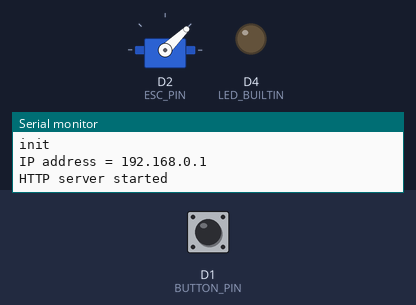
A sketch run on a simulated ESP8266 (NodeMCU). On the bench: servo, output pins drawn as LEDs (lit = HIGH, except the on-board LED, lit = LOW), the last lines printed to the serial monitor. Dashed ring = blinking. The test bench sets the inputs (shaded band); at power-on: D1 (BUTTON_PIN) HIGH. WiFi joins after 1.5 s; servers stay silent unless stated; EEPROM starts erased.

Above: at 4.2 s.
4.3 s: D1 (BUTTON_PIN) pulled LOW for 0.15 s
At 5.29 s:
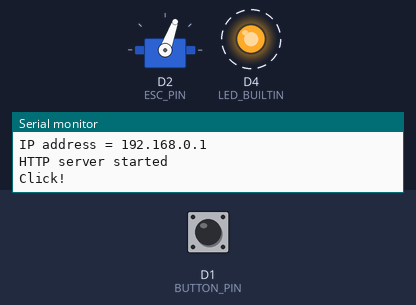
At 7.2 s:
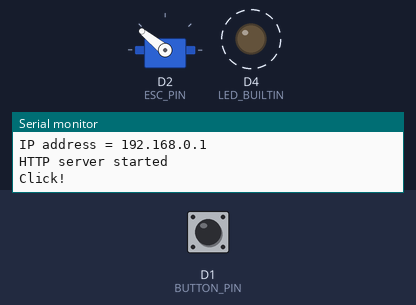
7.4 s: D1 (BUTTON_PIN) pulled LOW for 1 s
At 10.2 s:
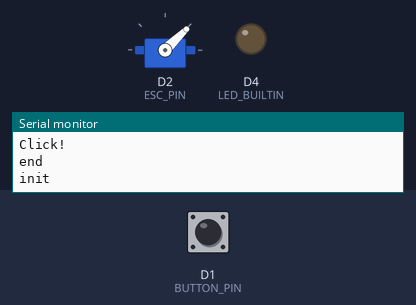
Timing chart, 0 to 11.7 s (numbered marks = the images above; inputs shaded):
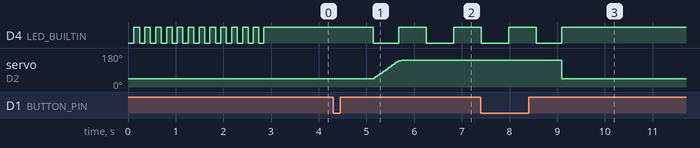

The sketch:

d1-timer.ino
```cpp
#include <Servo.h>
#include "tick.h"
#include "ramp.h"
#include "delay.h"
#include "button.h"
#include "wifi.h"
#include "web.h"
#include "vars.h"
#include "blink.h"

#define AP_SSID     "TIMER_00001"

#define BUTTON_PIN  D1
#define ESC_PIN     D2

#define SERVO_MIN   1000
#define SERVO_MAX   2000

#define THROTTLE_OFF SERVO_MIN
#define THROTTLE_FULL SERVO_MAX

Servo throttle;
Tick timer;
Ramp rampUp(THROTTLE_OFF, THROTTLE_FULL);
Ramp rampDown(THROTTLE_FULL, THROTTLE_OFF);
Delay esc;
Delay pause;
Blink escBlink(LED_BUILTIN, 100);
Blink runBlink(LED_BUILTIN, 500);
Button button(BUTTON_PIN);
Button cancelButton(BUTTON_PIN);
Web server(80);
Wifi wifi;

// Calling .writeMicroseconds too frequently corrupts millis()
// This is for rate limiting:
byte throttleCount = 0;
int throttleValue;
#define THROTTLE_BANDGAP 20
#define THROTTLE_RATE 50
void setThrottle(int value)
{
	throttleCount++;
	if (
		std::abs(value - throttleValue) > THROTTLE_BANDGAP ||
		throttleCount > THROTTLE_RATE
	)
	{
		throttleValue = value;
		throttleCount = 0;
		throttle.writeMicroseconds(value);
	}
}

void initialize()
{
	Serial.println("init");
	setThrottle(THROTTLE_OFF);
	button.init();
	cancelButton.init();
	digitalWrite(LED_BUILTIN, HIGH);
}

void setup()
{
	pinMode(LED_BUILTIN, OUTPUT);
	pinMode(ESC_PIN, OUTPUT);
	pinMode(BUTTON_PIN, INPUT_PULLUP);

	initVars();
	readVars();

	Serial.begin(115200);
	delay(10);

	throttle.attach(ESC_PIN);

	int check = digitalRead(BUTTON_PIN);

	// Throttle calibration
	if (check == LOW)
	{
		Serial.println("Calibration");
		setThrottle(THROTTLE_FULL);
		button.init();
		while (1)
		{
			if (timer.tick())
			{
				check = digitalRead(BUTTON_PIN);
				ESP.wdtFeed();
				if (check == HIGH)
				{
					setThrottle(THROTTLE_OFF);
					break;
				}
			}
		}
	}

	esc.init(2.5);
	initialize();

	wifi.initAP(AP_SSID);
	// wifi.initClient("MY_WIFI", "PASSWORD");
	server.init();
}

byte runState = 0;

void loop()
{
	server.run();

	if (timer.tick())
	{
		if (esc.wait())
		{ // wait for ESC to initialize
			escBlink.blink();
			setThrottle(THROTTLE_OFF);
		}
		else
		{
			if (runState == 0)
			{
				runState = 1;
				escBlink.stop();
			}

			if (button.click())
			{
				if (button.once)
				{
					int throttleMax = THROTTLE_OFF + (((THROTTLE_FULL - THROTTLE_OFF) * vars.max) / 255);

					Serial.println("Click!");

					rampUp.setTo(throttleMax);
					rampUp.init(vars.rampUp);
					pause.init(vars.cruise);
					rampDown.setFrom(throttleMax);
					rampDown.init(vars.rampDown);
				}
				run();
			}
			else
			{
				setThrottle(THROTTLE_OFF);
			}
		}
	}
}

void run()
{
	runBlink.blink();
	if (rampUp.run())
	{
		setThrottle(std::round(rampUp.value));
		if (cancelButton.click())
		{
			end();
		}
	}
	else if (pause.wait())
	{
		setThrottle(std::round(rampUp.value));
		if (cancelButton.click())
		{
			end();
		}
	}
	else if (rampDown.run())
	{
		setThrottle(std::round(rampDown.value));
		if (cancelButton.click())
		{
			end();
		}
	}
	else
	{
		end();
	}
}

void end()
{
	Serial.println("end");
	runBlink.stop();
	initialize();
}
```

blink.h
```cpp
#ifndef BLINK
#define BLINK

class Blink
{
private:
	int count;
	int interval;
	byte state;
	uint8_t pin;

public:
	Blink(uint8_t pin, int interval)
	{
		this->interval = interval;
		this->pin = pin;
		this->state = 0;
		stop();
	}

	void blink()
	{
		count++;

		if (count < interval)
		{
			if (state != 1)
			{
				state = 1;
				digitalWrite(pin, LOW);
			}
		}
		else
		{
			if (count > (interval * 2))
			{
				count = 0;
			}
			if (state != 0)
			{
				state = 0;
				digitalWrite(pin, HIGH);
			}
		}
	}

	void stop()
	{
		if (count != 0)
		{
			count = 0;
			if (state != 0)
			{
				state = 0;
				digitalWrite(pin, HIGH);
			}
		}
	}
};

#endif
```

button.h
```cpp
class Button
{
private:
	uint8_t pin;
	int count;
	int state;
	int longCount;
	int doubleCount;
	int doubleState;
	bool clicked;

public:
	bool once;

	Button(uint8_t pin)
	{
		this->pin = pin;
		init();
	}

	void init()
	{
		count = 0;
		state = 0;
		longCount = 0;
		doubleCount = 0;
		doubleState = 0;
		clicked = false;
		once = false;
	}

	void softwareClick()
	{
		state = 3;
	}

	bool click()
	{
		int value = digitalRead(pin);

		switch (state)
		{
		case 0:
			if (value == LOW && !clicked)
			{
				state = 1;
				count = 0;
			}
			break;
		case 1:
			count++;
			if (value == HIGH)
			{
				if (count < 1000 && !clicked)
				{
					state = 2;
				}
				else
				{
					state = 0;
				}
				count = 0;
			}
			break;
		case 2:
			count++;
			if (value == LOW)
			{
				state = 0;
				count = 0;
			}
			if (count > 600 && !clicked)
			{
				state = 3;
			}
			break;
		case 3:
			once = !clicked;
			clicked = 1;
			return true;
		}
		return false;
	}

	bool longClick()
	{
		int value = digitalRead(pin);

		if (value == LOW && !clicked && longCount < 2000)
		{
			longCount++;
		}
		else
		{
			if (longCount >= 2000)
			{
				once = !clicked;
				clicked = true;
				return true;
			}
			else
			{
				longCount = 0;
			}
		}
		return false;
	}

	bool doubleClick()
	{
		int value = digitalRead(pin);

		switch (doubleState)
		{
		case 0:
			if (value == LOW && !clicked)
			{
				doubleState = 1;
				doubleCount = 0;
			}
			break;
		case 1:
			doubleCount++;
			if (value == HIGH)
			{
				if (doubleCount < 500 && !clicked)
				{
					doubleState = 2;
				}
				else
				{
					doubleState = 0;
				}
				doubleCount = 0;
			}
			break;
		case 2:
			doubleCount++;
			if (value == LOW)
			{
				if (doubleCount < 500 && !clicked)
				{
					doubleState = 3;
				}
				else
				{
					doubleState = 0;
				}
				doubleCount = 0;
			}
			break;
		case 3:
			doubleCount++;
			if (value == HIGH)
			{
				if (doubleCount < 1000 && !clicked)
				{
					doubleState = 4;
				}
				else
				{
					doubleState = 0;
				}
				doubleCount = 0;
			}
			break;
		case 4:
			if (!clicked)
			{
				doubleCount++;
			}

			if (doubleCount > 500)
			{
				once = !clicked;
				clicked = 1;
				return true;
			}
		}
		return false;
	}
};
```

delay.h
```cpp
class Delay
{
private:
	uint32_t timeout;
	uint32_t tick;

public:
	Delay() {}

	void init(float seconds)
	{
		tick = 0;
		timeout = seconds * 1000;
	}

	bool wait()
	{
		tick++;
		if (tick >= timeout)
		{
			return false;
		}
		return true;
	}
};
```

ramp.h
```cpp
class Ramp
{
private:
	int from;
	int to;
	float increment;
	float _value;

public:
	int value;

	Ramp(int from, int to)
	{
		this->from = from;
		this->to = to;
	}

	// assuming 1ms tick
	void init(float seconds)
	{
		if (seconds == 0)
		{
			increment = std::abs(to - from);
		}
		else
		{
			increment = (1 / seconds) * ((float)std::abs(to - from) / 1000.0);
		}
		value = from;
		_value = value;
	}

	void setFrom(int value)
	{
		from = value;
	}

	void setTo(int value)
	{
		to = value;
	}

	bool run()
	{
		if (from < to)
		{
			if (value < to)
			{
				_value += increment;
				value = _value;
				return true;
			}
			else
			{
				return false;
			}
		}
		else
		{
			if (value > to)
			{
				_value -= increment;
				value = _value;
				return true;
			}
			else
			{
				return false;
			}
		}
	}
};
```

tick.h
```cpp
#ifndef TICK
#define TICK

#define SECOND
#define SECONDS

// 1 millisecond tick
class Tick
{
private:
	uint32_t _tick;

public:
	Tick()
	{
		_tick = 0;
	}

	bool tick()
	{
		uint32_t t = millis();
		if (t != _tick)
		{
			_tick = t;
			return true;
		}
		return false;
	}
};

#endif
```

vars.h
```cpp
#include <EEPROM.h>

extern struct Vars vars;

#ifndef VARS_H
#define VARS_H

const uint32_t MAGIC = 0xabcdef00;

struct Vars
{
	uint32_t magic;
	byte max;
	float rampUp;
	float cruise;
	float rampDown;
};

Vars vars;

void initVars()
{
	EEPROM.begin(sizeof(vars));
}

void saveVars()
{
	EEPROM.put(0, vars);
	EEPROM.commit();
}

Vars *readVars()
{
	EEPROM.get(0, vars);

	if (vars.magic != MAGIC)
	{
		// defaults:
		vars.magic = MAGIC;
		vars.max = 255;
		vars.rampUp = 0.5;
		vars.cruise = 10;
		vars.rampDown = 1.5;

		saveVars();
	}

	return &vars;
}

#endif
```

web.h
```cpp
#include <ESP8266WebServer.h>
#include "vars.h"

class Web
{
private:
	ESP8266WebServer server;

	// Function to handle the root URL (/)
	void handleRoot()
	{
		Serial.println("handling request ..");
		Vars *v = readVars();

		String html = R"(<!DOCTYPE html><html>
				<head>
					<meta name="viewport" content="width=device-width, initial-scale=1.0">
					<style>
						* {
							font-size: 1rem;
							font-family: sans-serif;
						}
						html {
							display: flex;
							justify-content: center;
						}
						body {
							display: inline-block;
							margin-top: 50px;
							color: #333;
							background-color: #e0e0e0;
						}
						h1 {
							color: #007bff;
						}
						form {
							display: flex;
							flex-direction: column;
						}
						p {
							margin: 8px 0;
						}
						label {
							display: inline-block;
							width: 8em;
							text-align: right;
							margin-right: 1em;
						}
						input {
							background-color: #fff;
						}
						input[type="text"] {
							width: 4em;
							padding: 2px 6px;
						}
						button {
							border-radius: 10px;
							padding: 5px 10px;
							background-color: #007bff;
							color: #fff;
							border: 0px;
							margin-top: 5px;
						}
					</style>
				</head>
				<body>
					<h1>D1 Timer</h1>
					<form action="/update" method="POST">
			)";

		html += "<p><label>Max Power: </label><input type=\"range\" id=\"max\" name=\"max\" min=\"0\" max=\"255\" step=\"5\" value=\"" + String(v->max) + "\"></p>\n";
		html += "<p><label>Ramp Up: </label><input type=\"text\" id=\"rampUp\" name=\"rampUp\" value=\"" + String(v->rampUp) + "\"> seconds</p>\n";
		html += "<p><label>Cruise: </label><input type=\"text\" id=\"cruise\" name=\"cruise\" value=\"" + String(v->cruise) + "\"> seconds</p>\n";
		html += "<p><label>Ramp Down: </label><input type=\"text\" id=\"rampDown\" name=\"rampDown\" value=\"" + String(v->rampDown) + "\"> seconds</p>\n";

		html += R"(
					<button type="submit">Update Settings</button>
					</form>
				</body>
			</html>)";

		server.send(200, "text/html", html);
	}

	void handlePost()
	{
		if (
			server.hasArg("max") &&
			server.hasArg("rampUp") &&
			server.hasArg("cruise") &&
			server.hasArg("rampDown"))
		{
			String sMax = server.arg("max");
			String sUp = server.arg("rampUp");
			String sCruise = server.arg("cruise");
			String sDown = server.arg("rampDown");
			Serial.println("handling post request ..");

			vars.max = sMax.toFloat();
			vars.rampUp = sUp.toFloat();
			vars.cruise = sCruise.toFloat();
			vars.rampDown = sDown.toFloat();

			saveVars();

			// server.sendHeader("Location", "/", true);
			// server.send(302, "text/plain", "");

			String html = R"(<!DOCTYPE html><html>
				<head>
					<meta name="viewport" content="width=device-width, initial-scale=1.0">
					<style>
						* {
							font-size: 1rem;
							font-family: sans-serif;
						}
						html {
							display: flex;
							justify-content: center;
						}
						body {
							display: inline-block;
							margin-top: 50px;
							color: #333;
							background-color: #e0e0e0;
						}
						p {
							margin: 8px 0;
						}
					</style>
				</head>
				<body>
					<p>
						<b>Updated!</b>
					</p>
					<script>
						setTimeout(() => {
							window.location.href = "/";
						}, 1000)
					</script>
				</body>
			</html>)";

			server.send(200, "text/html", html);
		}
		else
		{
			server.send(400, "text/plain", "Bad Request: Missing parameters");
		}
	}

	// Function to handle 404 Not Found errors
	void handleNotFound()
	{
		server.send(404, "text/plain", "404: Not Found");
	}

public:
	Web(int port) : server(port) {}

	void init()
	{
		// Define routing paths
		server.on("/", std::bind(&Web::handleRoot, this));
		server.on("/update", HTTP_POST, std::bind(&Web::handlePost, this));
		server.onNotFound(std::bind(&Web::handleNotFound, this));

		// Start the server
		server.begin();
		Serial.println("HTTP server started");
	}

	void run()
	{
		// Listen for incoming client requests
		server.handleClient();
	}
};
```

wifi.h
```cpp
#include <ESP8266WiFi.h>

IPAddress local_IP(192, 168, 0, 1);
IPAddress gateway(192, 168, 0, 1);
IPAddress subnet(255, 255, 255, 0);

class Wifi
{
public:
	void initAP(const char *ssid)
	{
		WiFi.mode(WIFI_AP);

		WiFi.softAPConfig(local_IP, gateway, subnet);

		WiFi.softAP(ssid);

		Serial.println("");
		Serial.print("IP address = ");
		Serial.println(WiFi.softAPIP());
	}

	void initClient(const char *ssid, const char *pass)
	{
		Serial.println();
		Serial.print("Connecting to ");
		Serial.println(ssid);

		WiFi.begin(ssid, pass);

		while (WiFi.status() != WL_CONNECTED)
		{
			delay(250);
			Serial.print(".");
			digitalWrite(LED_BUILTIN, LOW);
			delay(250);
			digitalWrite(LED_BUILTIN, HIGH);
		}

		Serial.println("");
		Serial.println("WiFi connected!");
		Serial.print("IP address: ");
		Serial.println(WiFi.localIP());
	}
};
```

Measured:
- after the input at 4.3 s, D4 (LED_BUILTIN): alternates HIGH for 0.58 s and LOW for 0.56 s, starting after 0.84 s; servo on D2 (ESC_PIN): moves from 44° to 141° over 0.57 s, starting after 0.86 s
- after the input at 7.4 s, servo on D2 (ESC_PIN): 141° → 44° after 1.7 s
- by itself, D4 (LED_BUILTIN): alternates HIGH for 0.12 s and LOW for 0.11 s, 25 changes in all, then stays HIGH
